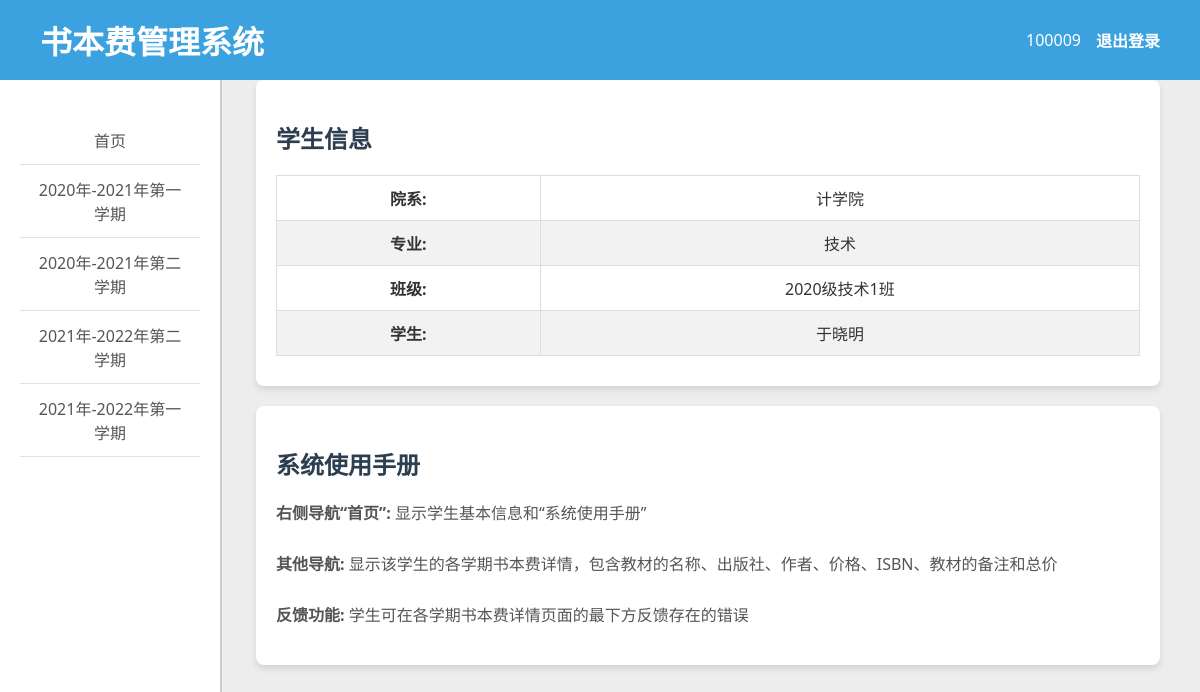
The app's page /user/home/ (signed in), older data.
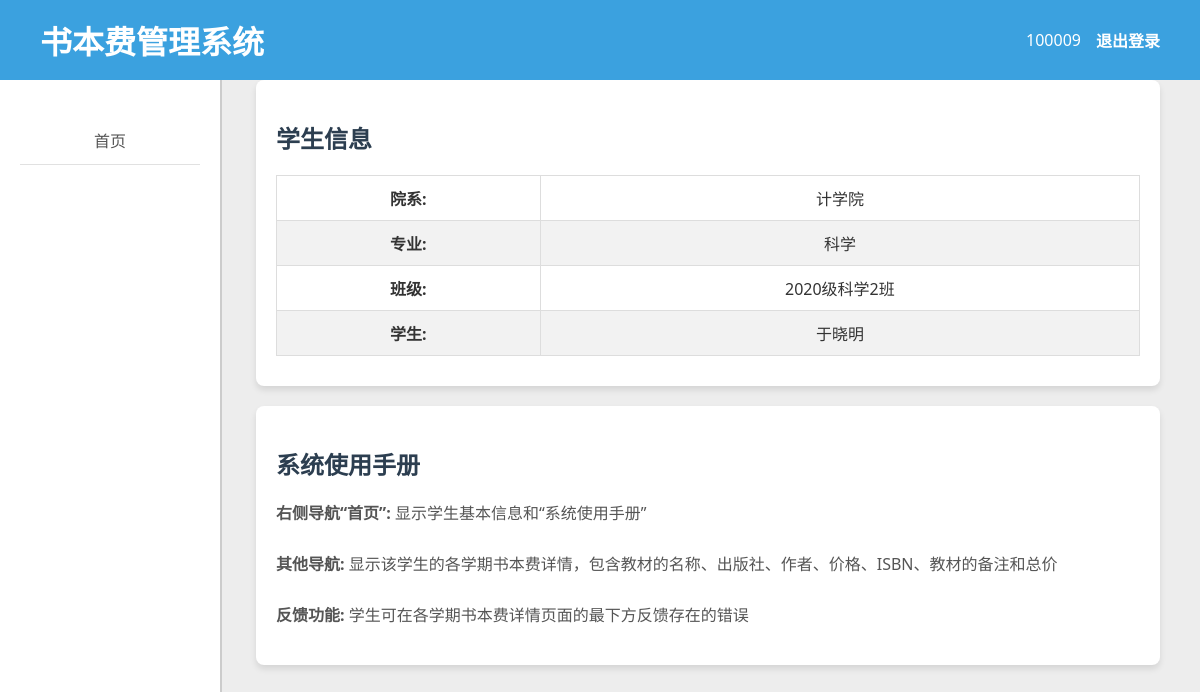
The same page, newer data.
### books/models.py (models this page shows, shortened)
class SemesterOrder(models.Model):
    name = models.CharField(max_length=100, verbose_name='学期名称')
    grade = models.ForeignKey(Grade, on_delete=models.CASCADE, verbose_name='所属班级')
    notice = models.TextField(verbose_name='备注', null=True, blank=True)
    class Meta:
        verbose_name = '学期订单'
        verbose_name_plural = '学期订单'

class Student(models.Model):
    name = models.CharField(max_length=100, verbose_name='学生姓名')
    student_id = models.CharField(max_length=100, verbose_name='学号')
    grade = models.ForeignKey(Grade, on_delete=models.CASCADE, verbose_name='所属班级')
    account = models.ForeignKey(User, on_delete=models.CASCADE, verbose_name='账号', null=True, blank=True)
    notice = models.TextField(verbose_name='备注', null=True, blank=True)
    class Meta:
        verbose_name = '学生'
        verbose_name_plural = '学生'

class Grade(models.Model):
    name = models.CharField(max_length=100, verbose_name='班级名称')
    major = models.ForeignKey(Major, on_delete=models.CASCADE, verbose_name='所属专业')
    notice = models.TextField(verbose_name='备注', null=True, blank=True)
    class Meta:
        verbose_name = '班级'
        verbose_name_plural = '班级'

class Major(models.Model):
    name = models.CharField(max_length=100, verbose_name='专业名称')
    college = models.ForeignKey(College, on_delete=models.CASCADE, verbose_name='所属学院')
    notice = models.TextField(verbose_name='备注', null=True, blank=True)
    class Meta:
        verbose_name = '专业'
        verbose_name_plural = '专业'

class College(models.Model):
    name = models.CharField(max_length=100, verbose_name='学院名称')
    notice = models.TextField(verbose_name='备注', null=True, blank=True)
    class Meta:
        verbose_name = '学院'
        verbose_name_plural = '学院'

### user/views.py (the view)
# urls.py: 2. Add a URL to urlpatterns:  path('', views.home, name='home')
@login_required(login_url='/login')
def home(request):
    print(request.user)
    student = Student.objects.get(account=request.user)
    return userRender(request, 'user_index.html',{"student":student})

### user/plug.py (called while the page is built)
def getSemesters(user: User):
    student = Student.objects.get(account=user)
    return SemesterOrder.objects.filter(grade=student.grade)

def userRender(request, template_name, context=None):
    if context is None:
        context = {}
    context['user'] = request.user
    context['semesters'] = getSemesters(request.user)
    return render(request, template_name, context)

### templates/user/user_index.html (shortened to what this page needs)
{% extends 'user_left.html' %}
{% block right %}
<div>
    <div class="sin">
        <h2>学生信息</h2>
        <table>
            <tr>
                <td><strong>院系:</strong></td>
                <td>{{ student.grade.major.college.name }}</td>
            </tr>
            <tr>
                <td><strong>专业:</strong></td>
                <td>{{ student.grade.major.name }}</td>
            </tr>
            <tr>
                <td><strong>班级:</strong></td>
                <td>{{ student.grade.name }}</td>
            </tr>
            <tr>
                <td><strong>学生:</strong></td>
                <td>{{ student.name }}</td>
            </tr>
        </table>
    </div>
    <div class="handbook">
        <h2>系统使用手册</h2>
        <p id="msg">
            <strong>右侧导航“首页”:</strong> 显示学生基本信息和“系统使用手册”
            <br><br>
            <strong>其他导航:</strong> 显示该学生的各学期书本费详情，包含教材的名称、出版社、作者、价格、ISBN、教材的备注和总价
            <br><br>
            <strong>反馈功能:</strong> 学生可在各学期书本费详情页面的最下方反馈存在的错误
        </p>
    </div>
</div>
{% endblock %}

### templates/user/user_left.html (shortened to what this page needs)
{% extends 'base.html' %}
{% block content %}
<div class="row">
    <div class="left">
        <ul class="nav flex-column" style="list-style: none; padding: 0;">
            <li class="nav-item">
                <a class="nav-link active" href="/user/home">首页</a>
            </li>
            {% for semester in semesters %}
            <li class="nav-item">
                <a class="nav-link" href="/user/book_table?semester={{ semester.name }}">{{ semester.name }}</a>
            </li>
            {% endfor %}
        </ul>
    </div>
    <div class="right">
        {% block right %}
        {% endblock %}
    </div>
</div>
{% endblock %}

Row changes from the older to the newer data that the page shows:
no longer on this page (row unchanged): SemesterOrder: name "2020年-2021年第一学期"
no longer on this page (row unchanged): SemesterOrder: name "2020年-2021年第二学期"
no longer on this page (row unchanged): SemesterOrder: name "2021年-2022年第二学期"
no longer on this page (row unchanged): SemesterOrder: name "2021年-2022年第一学期"
changed Student "于晓明": grade.major.name "技术" → "科学"; grade.name "2020级技术1班" → "2020级科学2班"
